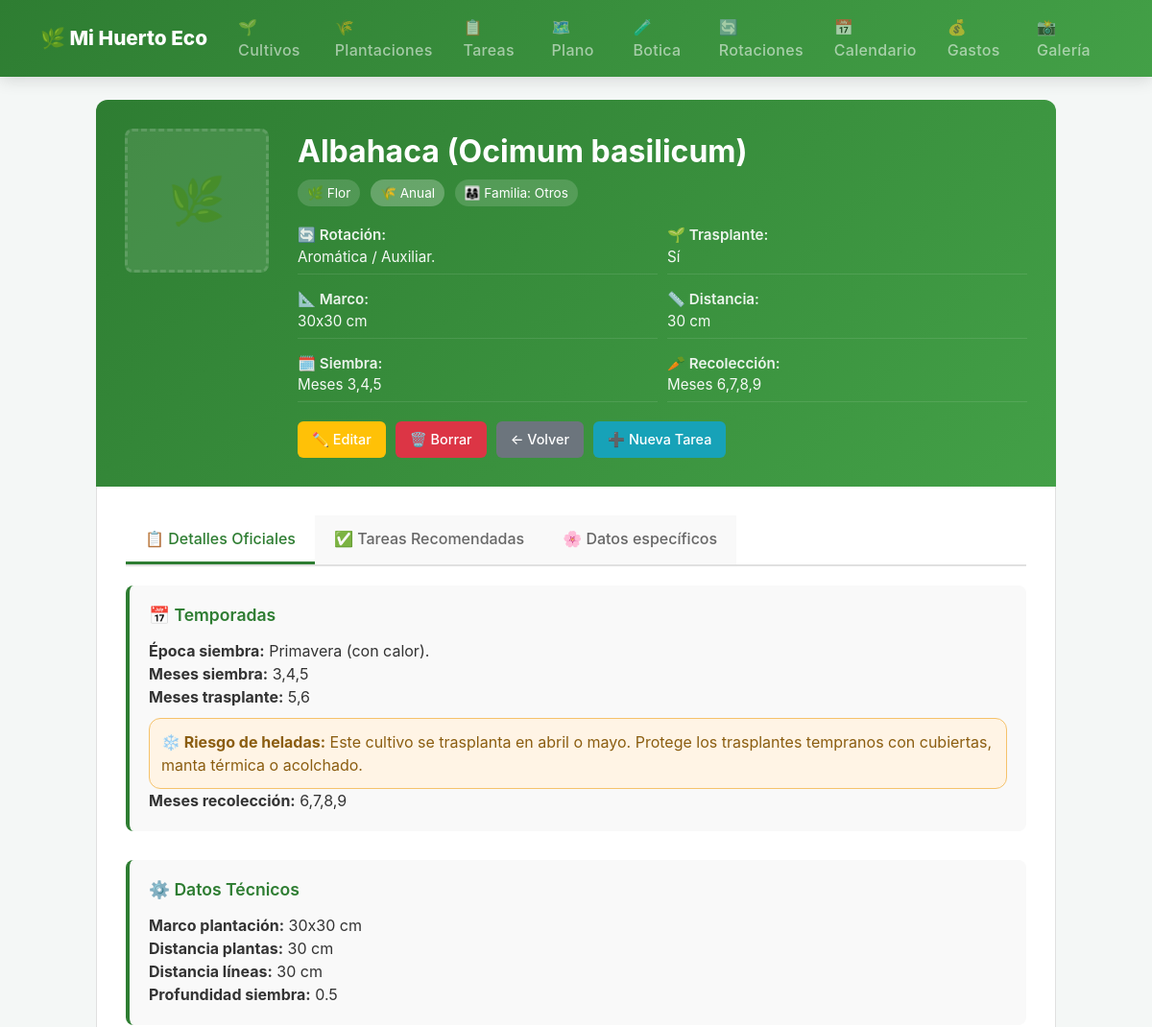
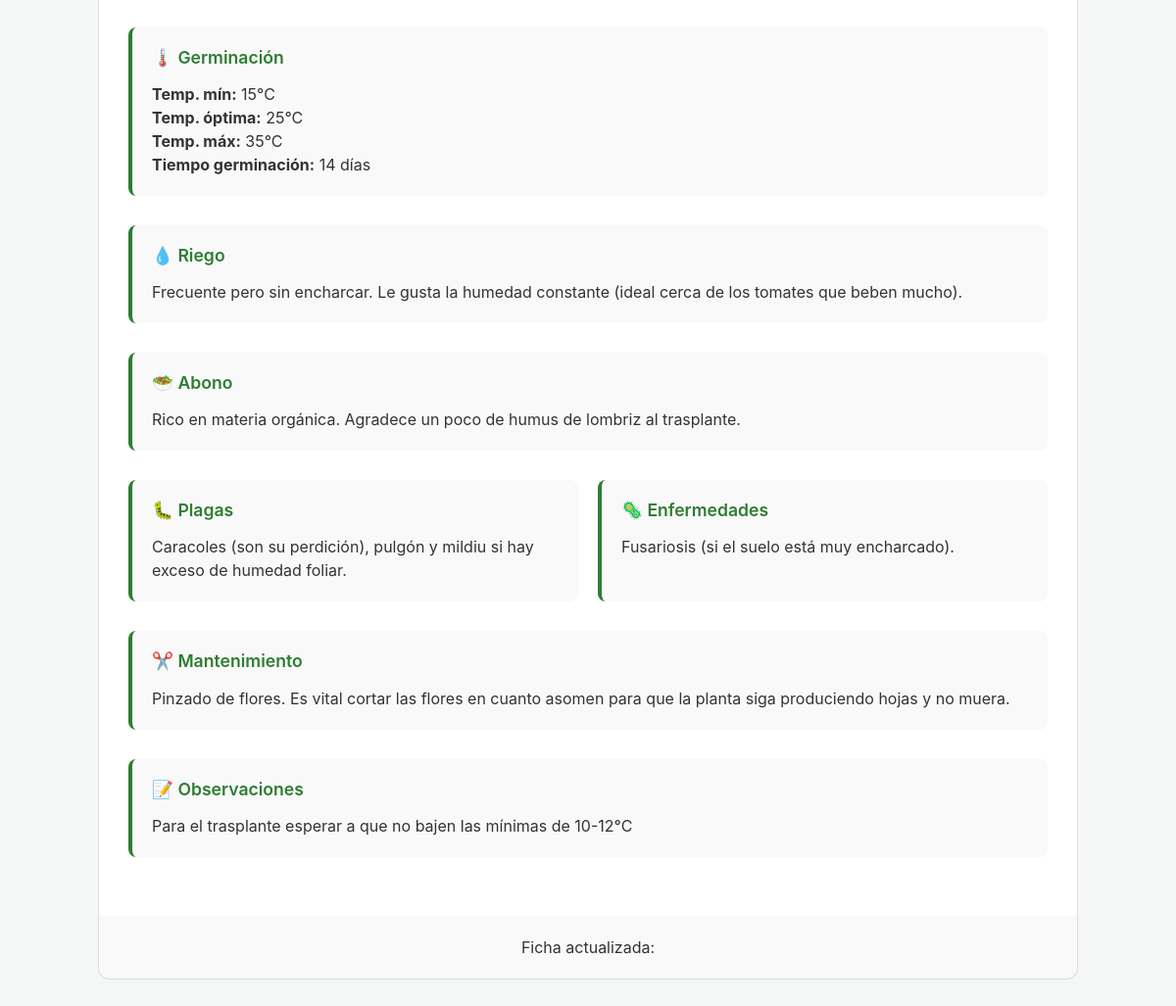
/cultivos/35/, run on the app's committed database (2 pictures, top to bottom).
### gestion_huerto/models.py (models this page shows, shortened)
class Cultivo(models.Model):
    FAMILIA_CHOICES = [
        ('solanaceas',    'Solanáceas (Tomate, Pimiento, Berenjena, Patata)'),
        ('cucurbitaceas', 'Cucurbitáceas (Calabaza, Calabacín, Pepino, Melón)'),
        ('cruciferas',    'Crucíferas (Brócoli, Repollo, Coliflor, Rábano)'),
        ('hoja',          'Hoja (Lechuga, Espinaca, Acelga)'),
        ('umbeliferas',   'Umbelíferas (Zanahoria, Apio, Perejil, Hinojo)'),
        ('leguminosas',   'Leguminosas (Haba, Guisante, Judía, Alubia)'),
        ('aliaceas',      'Alíaceas (Ajo, Cebolla, Puerro, Cebolleta)'),
        ('gramineas',     'Gramíneas (Maíz, Trigo)'),
        ('compuestas',    'Compuestas (Alcachofa, Girasol)'),
        ('otros',         'Otros'),
    ]
    TIPO_CULTIVO_CHOICES = [
        ('hortaliza', 'Hortaliza'),
        ('frutal', 'Frutal'),
        ('flor', 'Flor'),
    ]
    GRUPO_ROTACION_CHOICES = [
        ('fruto', 'Grupo A — Fruto (Solanáceas, Cucurbitáceas)'),
        ('hoja_raiz', 'Grupo B — Hoja/Raíz (Crucíferas, Lechugas, Zanahorias)'),
        ('leguminosa', 'Grupo C — Leguminosa (Fija nitrógeno)'),
        ('bulbo', 'Grupo D — Bulbo/Limpieza (Aliáceas)'),
    ]
    grupo_rotacion = models.CharField(
        max_length=20,
        choices=GRUPO_ROTACION_CHOICES,
        blank=True,
        help_text="Grupo de rotación al que pertenece el cultivo"
    )
    tipo_cultivo = models.CharField(
        max_length=20,
        choices=TIPO_CULTIVO_CHOICES,
        default='hortaliza',
        help_text="Hortaliza, frutal o flor"
    )
    es_perenne = models.BooleanField(
        default=False,
        help_text="Marca si la planta permanece varios años (ej. frutales, aromáticas perennes)"
    )
    nombre = models.CharField(max_length=100, unique=True)
    familia = models.CharField(max_length=20, choices=FAMILIA_CHOICES, default='otros')
    emoji = models.CharField(max_length=10, blank=True, default='🌱')
    requiere_trasplante = models.BooleanField(default=False)
    clasificacion_rotacion = models.CharField(max_length=100, blank=True)
    epoca_siembra = models.CharField(max_length=50, blank=True)
    epoca_trasplante = models.CharField(max_length=50, blank=True)
    epoca_recoleccion = models.CharField(max_length=50, blank=True)
    dias_ciclo = models.PositiveIntegerField(null=True, blank=True)
    marco_plantacion = models.CharField(max_length=100, blank=True)
    distancia_plantas = models.PositiveIntegerField(null=True, blank=True)
    distancia_lineas = models.PositiveIntegerField(null=True, blank=True)
    profundidad_siembra = models.CharField(max_length=50, blank=True)
    meses_siembra = models.CharField(max_length=50, blank=True)
    meses_trasplante = models.CharField(max_length=50, blank=True)
    meses_recoleccion = models.CharField(max_length=50, blank=True)
    temp_min_germinacion = models.PositiveIntegerField(null=True, blank=True)
    temp_optima_germinacion = models.PositiveIntegerField(null=True, blank=True)
    temp_max_germinacion = models.PositiveIntegerField(null=True, blank=True)
    tiempo_germinacion = models.PositiveIntegerField(null=True, blank=True)
    riego = models.TextField(blank=True)
    abono = models.TextField(blank=True)
    mantenimiento = models.TextField(blank=True)
    plagas_comunes = models.TextField(blank=True)
    enfermedades_comunes = models.TextField(blank=True)
    observaciones = models.TextField(blank=True)
    notas_locales = models.TextField(blank=True)
    @property
    def familia_label(self):
        return self.get_familia_display()
    NO_RIEGO_INICIAL = {
        'patata', 'patatas',
        'judia', 'judias', 'judía', 'judías',
        'maiz', 'maíz',
    }
    @property
    def meses_trasplante_lista(self):
        if not self.meses_trasplante:
            return []
        try:
            return [int(m.strip()) for m in self.meses_trasplante.split(',') if m.strip()]
        except ValueError:
            return []
    class Meta:
        verbose_name = "Cultivo"
        verbose_name_plural = "Cultivos"
        ordering = ['nombre']

### gestion_huerto/views.py (the view)
# urls.py: path('cultivos/<int:cultivo_id>/', views.detalle_cultivo, name='detalle_cultivo'),
def detalle_cultivo(request, cultivo_id):
    cultivo = get_object_or_404(Cultivo, pk=cultivo_id)
    return render(request, 'cultivos/detalle.html', {'cultivo': cultivo})

### gestion_huerto/templates/cultivos/detalle.html (shortened to what this page needs)
{% extends 'base.html' %}
{% block content %}
<div class="ficha-container mb-5">
    <div class="ficha-header">
        <div class="ficha-imagen">
            {% if cultivo.emoji %}
                <div class="placeholder">{{ cultivo.emoji }}</div>
            {% else %}
                <div class="placeholder">🌱</div>
            {% endif %}
        </div>
        <div class="ficha-info">
            <div class="ficha-titulo">{{ cultivo.nombre }}</div>
            <div class="mb-2">
                <span class="ficha-chip">
                    🌿 {{ cultivo.get_tipo_cultivo_display }}
                </span>
                {% if cultivo.es_perenne %}
                <span class="ficha-chip">
                    ♻️ Perenne
                </span>
                {% else %}
                <span class="ficha-chip" style="background: rgba(255,255,255,0.25);">
                    🌾 Anual
                </span>
                {% endif %}
                {% if cultivo.familia %}
                <span class="ficha-chip">
                    👨‍👩‍👧 Familia: {{ cultivo.familia_label }}
                </span>
                {% endif %}
            </div>
            <div class="ficha-datos">
                {% if cultivo.clasificacion_rotacion %}
                <div class="ficha-dato">
                    <div class="ficha-dato-label">🔄 Rotación:</div>
                    <div class="ficha-dato-valor">{{ cultivo.clasificacion_rotacion }}</div>
                </div>
                {% endif %}
                {% if cultivo.requiere_trasplante %}
                <div class="ficha-dato">
                    <div class="ficha-dato-label">🌱 Trasplante:</div>
                    <div class="ficha-dato-valor">{% if cultivo.requiere_trasplante %}Sí{% else %}No{% endif %}</div>
                </div>
                {% endif %}
                {% if cultivo.marco_plantacion %}
                <div class="ficha-dato">
                    <div class="ficha-dato-label">📐 Marco:</div>
                    <div class="ficha-dato-valor">{{ cultivo.marco_plantacion }}</div>
                </div>
                {% endif %}
                {% if cultivo.distancia_plantas %}
                <div class="ficha-dato">
                    <div class="ficha-dato-label">📏 Distancia:</div>
                    <div class="ficha-dato-valor">{{ cultivo.distancia_plantas }} cm</div>
                </div>
                {% endif %}
                {% if cultivo.meses_siembra %}
                <div class="ficha-dato">
                    <div class="ficha-dato-label">🗓️ Siembra:</div>
                    <div class="ficha-dato-valor">Meses {{ cultivo.meses_siembra }}</div>
                </div>
                {% endif %}
                {% if cultivo.meses_recoleccion %}
                <div class="ficha-dato">
                    <div class="ficha-dato-label">🥕 Recolección:</div>
                    <div class="ficha-dato-valor">Meses {{ cultivo.meses_recoleccion }}</div>
                </div>
                {% endif %}
            </div>
            <div class="ficha-botones">
                <a href="{% url 'editar_cultivo' cultivo.pk %}" class="btn-ficha btn-editar">
                    ✏️ Editar
                </a>
                <a href="{% url 'eliminar_cultivo' cultivo.pk %}" class="btn-ficha btn-eliminar">
                    🗑️ Borrar
                </a>
                <a href="{% url 'lista_cultivos' %}" class="btn-ficha btn-volver">
                    ← Volver
                </a>
                <a href="{% url 'nueva_tarea' %}" class="btn-ficha btn-nueva-tarea">
                    ➕ Nueva Tarea
                </a>
            </div>
        </div>
    </div>
    <div class="ficha-body">
        <div class="ficha-tabs">
            <button class="ficha-tab active" data-tab="detalles-tab">📋 Detalles Oficiales</button>
            <button class="ficha-tab" data-tab="tareas-tab">✅ Tareas Recomendadas</button>
            {% if cultivo.ficha_frutal or cultivo.ficha_flor %}
            <button class="ficha-tab" data-tab="ficha-especifica-tab">🌸 Datos específicos</button>
            {% endif %}
        </div>
        <div id="detalles-tab" class="ficha-tab-content active">
            {% if cultivo.epoca_siembra or cultivo.meses_siembra or cultivo.meses_trasplante or cultivo.meses_recoleccion %}
            <div class="ficha-seccion">
                <h5>📅 Temporadas</h5>
                {% if cultivo.epoca_siembra %}
                    <strong>Época siembra:</strong> {{ cultivo.epoca_siembra }}<br>
                {% endif %}
                {% if cultivo.meses_siembra %}
                    <strong>Meses siembra:</strong> {{ cultivo.meses_siembra }}<br>
                {% endif %}
                {% if cultivo.meses_trasplante %}
                    <strong>Meses trasplante:</strong> {{ cultivo.meses_trasplante }}<br>
                    {% if 4 in cultivo.meses_trasplante_lista or 5 in cultivo.meses_trasplante_lista %}
                    <div style="background: #fff4e5; color: #8b5d10; border: 1px solid #f5c26b; border-radius: 12px; padding: 12px; margin-top: 10px;">
                        <strong>❄️ Riesgo de heladas:</strong> Este cultivo se trasplanta en abril o mayo. Protege los trasplantes tempranos con cubiertas, manta térmica o acolchado.
                    </div>
                    {% endif %}
                {% endif %}
                {% if cultivo.meses_recoleccion %}
                    <strong>Meses recolección:</strong> {{ cultivo.meses_recoleccion }}<br>
                {% endif %}
            </div>
            {% endif %}
            {% if cultivo.marco_plantacion or cultivo.distancia_plantas or cultivo.distancia_lineas or cultivo.profundidad_siembra %}
            <div class="ficha-seccion">
                <h5>⚙️ Datos Técnicos</h5>
                {% if cultivo.marco_plantacion %}
                    <strong>Marco plantación:</strong> {{ cultivo.marco_plantacion }}<br>
                {% endif %}
                {% if cultivo.distancia_plantas %}
                    <strong>Distancia plantas:</strong> {{ cultivo.distancia_plantas }} cm<br>
                {% endif %}
                {% if cultivo.distancia_lineas %}
                    <strong>Distancia líneas:</strong> {{ cultivo.distancia_lineas }} cm<br>
                {% endif %}
                {% if cultivo.profundidad_siembra %}
                    <strong>Profundidad siembra:</strong> {{ cultivo.profundidad_siembra }}<br>
                {% endif %}
            </div>
            {% endif %}
            {% if cultivo.temp_min_germinacion or cultivo.temp_optima_germinacion or cultivo.temp_max_germinacion or cultivo.tiempo_germinacion %}
            <div class="ficha-seccion">
                <h5>🌡️ Germinación</h5>
                {% if cultivo.temp_min_germinacion %}
                    <strong>Temp. mín:</strong> {{ cultivo.temp_min_germinacion }}°C<br>
                {% endif %}
                {% if cultivo.temp_optima_germinacion %}
                    <strong>Temp. óptima:</strong> {{ cultivo.temp_optima_germinacion }}°C<br>
                {% endif %}
                {% if cultivo.temp_max_germinacion %}
                    <strong>Temp. máx:</strong> {{ cultivo.temp_max_germinacion }}°C<br>
                {% endif %}
                {% if cultivo.tiempo_germinacion %}
                    <strong>Tiempo germinación:</strong> {{ cultivo.tiempo_germinacion }} días<br>
                {% endif %}
            </div>
            {% endif %}
            {% if cultivo.riego %}
            <div class="ficha-seccion">
                <h5>💧 Riego</h5>
                {{ cultivo.riego }}
            </div>
            {% endif %}
            {% if cultivo.abono %}
            <div class="ficha-seccion">
                <h5>🥗 Abono</h5>
                {{ cultivo.abono }}
            </div>
            {% endif %}
            <div style="display: grid; grid-template-columns: 1fr 1fr; gap: 20px;">
                {% if cultivo.plagas_comunes %}
                <div class="ficha-seccion">
                    <h5>🐛 Plagas</h5>
                    {{ cultivo.plagas_comunes }}
                </div>
                {% endif %}
                {% if cultivo.enfermedades_comunes %}
                <div class="ficha-seccion">
                    <h5>🦠 Enfermedades</h5>
                    {{ cultivo.enfermedades_comunes }}
                </div>
                {% endif %}
            </div>
            {% if cultivo.mantenimiento %}
            <div class="ficha-seccion">
                <h5>✂️ Mantenimiento</h5>
                {{ cultivo.mantenimiento }}
            </div>
            {% endif %}
            {% if cultivo.observaciones %}
            <div class="ficha-seccion">
                <h5>📝 Observaciones</h5>
                {{ cultivo.observaciones }}
            </div>
            {% endif %}
        </div>
    </div>
    <div class="ficha-footer">
        Ficha actualizada: {{ "now"|date:"d/m/Y H:i" }}
    </div>
</div>
{% endblock %}

### data on the page
Cultivo: emoji "🌿", nombre "Albahaca (Ocimum basilicum)", tipo_cultivo "Flor", familia_label "Otros", clasificacion_rotacion "Aromática / Auxiliar.", marco_plantacion "30x30 cm", distancia_plantas "30", meses_siembra "3,4,5", meses_recoleccion "6,7,8,9", epoca_siembra "Primavera (con calor).", meses_trasplante "5,6", distancia_lineas "30", profundidad_siembra "0.5", temp_min_germinacion "15", temp_optima_germinacion "25", temp_max_germinacion "35", tiempo_germinacion "14", riego "Frecuente pero sin encharcar. Le gusta la humedad constante (ideal cerca de los tomates que beben mucho).", abono "Rico en materia orgánica. Agradece un poco de humus de lombriz al trasplante.", plagas_comunes "Caracoles (son su perdición), pulgón y mildiu si hay exceso de humedad foliar.", enfermedades_comunes "Fusariosis (si el suelo está muy encharcado).", mantenimiento "Pinzado de flores. Es vital cortar las flores en cuanto asomen para que la planta siga produciendo hojas y no muera.", observaciones "Para el trasplante esperar a que no bajen las mínimas de 10-12°C"
